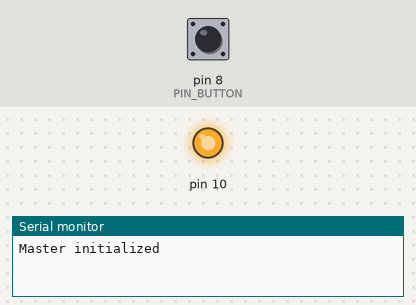
The sketch below on a simulated Arduino Uno, built with avr-gcc and run on an emulated ATmega328P. On the bench: output pins drawn as LEDs (lit = HIGH), the last lines printed to the serial monitor. Dashed ring = blinking. The inputs (shaded band) are chosen by the test bench; at power-on: pin 8 (PIN_BUTTON) HIGH.

Above: at 1.2 s.
1.3 s: pin 8 (PIN_BUTTON) pulled LOW for 3.2 s
At 2.2 s:
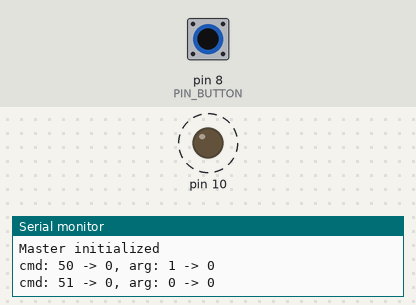
6.2 s: pin 8 (PIN_BUTTON) pulled LOW for 0.15 s
At 7.1 s:
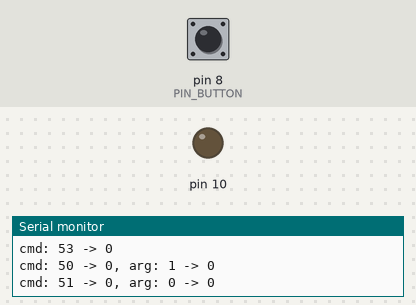
9.3 s: pin 8 (PIN_BUTTON) pulled LOW for 1 s
At 12.1 s:
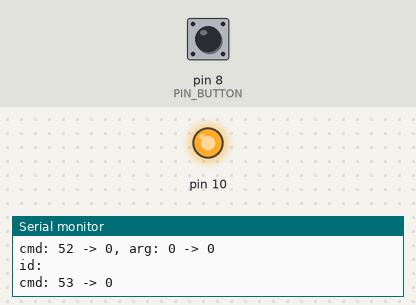
Timing chart, 0 to 13.6 s (numbered marks = the images above; inputs shaded):
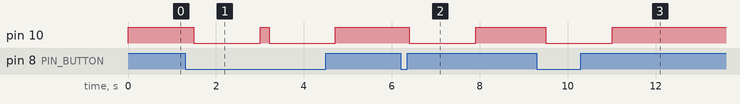

The sketch:

spi_master.ino
```cpp
#include <SPI.h>

#define PIN_BUTTON 8

/*
SPI_CLOCK_DIV2 - 8MHz max
*/

#define CMD_LED_CTRL 0x50
#define CMD_SENSOR_READ 0x51
#define CMD_ID_READ 0x52
#define CMD_MSG_WRITE 0x53

char msg[] = "hello arduino!";

void setup(void) {
  Serial.begin(115200);
  pinMode(PIN_BUTTON, INPUT_PULLUP);

  // SPI master
  SPI.begin();
  SPI.setClockDivider(SPI_CLOCK_DIV8);  // 16 / 8 = 2MHz
  digitalWrite(SS, HIGH);

  Serial.println("Master initialized");
}

void send(uint8_t data) {
  SPDR = data;
  __asm("nop");
  while (!(SPSR & (1 << SPIF)))
    ;
}

uint8_t receive() {
  while (!(SPSR & (1 << SPIF)))
    ;
  uint8_t data = SPDR;
  __asm("nop");
  return data;
}


void command(uint8_t cmd) {
  uint8_t data;

  data = SPI.transfer(cmd);
  Serial.print("cmd: ");
  Serial.print(String(cmd, HEX));
  Serial.print(" -> ");
  Serial.print(String(data, HEX));
  delay(1);
}

uint8_t argument(uint8_t arg) {
  uint8_t data;

  data = SPI.transfer(arg);
  Serial.print(", arg: ");
  Serial.print(String(arg, HEX));
  Serial.print(" -> ");
  Serial.println(String(data, HEX));
  return data;
}

void loop(void) {
  uint8_t data, len;

  // 1. wait for PIN_BUTTON low
  while (digitalRead(PIN_BUTTON))
    ;
  delay(200);

  // put SS low
  digitalWrite(SS, LOW);
  delayMicroseconds(20);

  command(CMD_LED_CTRL);
  argument(1);
  delay(500);

  command(CMD_SENSOR_READ);
  argument(0);
  delay(500);

  command(CMD_LED_CTRL);
  argument(0);
  delay(500);

  command(CMD_ID_READ);
  len = argument(0);
  Serial.print("id: ");
  for (int i = 0; i < len; i ++)
    Serial.print((char)SPI.transfer(0));
  Serial.println();

  command(CMD_MSG_WRITE);
  for (int i = 0; i < sizeof(msg); i ++)
    SPI.transfer(msg[i]);
  Serial.println();

  // put SS high
  digitalWrite(SS, HIGH);
}
```

Measured:
- after the input at 1.3 s, pin 10: alternates HIGH for 0.20 s and LOW for 1.5 s, starting after 0.20 s
- after the input at 6.2 s, pin 10: HIGH → LOW after 0.20 s, → HIGH 1.5 s later
- after the input at 9.3 s, pin 10: HIGH → LOW after 0.20 s, → HIGH 1.5 s later
